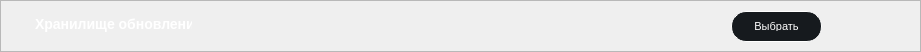
      <widget class="QFrame" name="frame_StorageUpdate">
       <property name="geometry">
        <rect>
         <x>10</x>
         <y>214</y>
         <width>921</width>
         <height>45</height>
        </rect>
       </property>
       <property name="maximumSize">
        <size>
         <width>16777215</width>
         <height>45</height>
        </size>
       </property>
       <property name="styleSheet">
        <string notr="true">/* styles.qss */

#frame_StorageUpdate {
    background-color: #161A1E;
    border-radius: 15px; /* Установите значение по вашему усмотрению для достижения овальной формы */
}
</string>
       </property>
       <property name="frameShape">
        <enum>QFrame::StyledPanel</enum>
       </property>
       <property name="frameShadow">
        <enum>QFrame::Raised</enum>
       </property>
       <layout class="QHBoxLayout" name="horizontalLayout_5">
        <property name="spacing">
         <number>0</number>
        </property>
        <property name="leftMargin">
         <number>0</number>
        </property>
        <property name="topMargin">
         <number>0</number>
        </property>
        <property name="rightMargin">
         <number>0</number>
        </property>
        <property name="bottomMargin">
         <number>0</number>
        </property>
        <item>
         <widget class="QFrame" name="frame_StorageUpdate_2">
          <property name="minimumSize">
           <size>
            <width>0</width>
            <height>50</height>
           </size>
          </property>
          <property name="styleSheet">
           <string notr="true">background-color: transparent;</string>
          </property>
          <property name="frameShape">
           <enum>QFrame::StyledPanel</enum>
          </property>
          <property name="frameShadow">
           <enum>QFrame::Raised</enum>
          </property>
          <widget class="QLabel" name="labelStorageUpdate">
           <property name="geometry">
            <rect>
             <x>579</x>
             <y>10</y>
             <width>131</width>
             <height>31</height>
            </rect>
           </property>
           <property name="sizePolicy">
            <sizepolicy hsizetype="Preferred" vsizetype="Preferred">
             <horstretch>70</horstretch>
             <verstretch>30</verstretch>
            </sizepolicy>
           </property>
           <property name="minimumSize">
            <size>
             <width>70</width>
             <height>30</height>
            </size>
           </property>
           <property name="styleSheet">
            <string notr="true">color: white; /* Установите цвет текста в белый */
font-size: 14px; /* Установите размер шрифта в 14 пикселей */
font-family: &quot;Times New Roman&quot;; /* Установите тип шрифта по вашему выбору */
font-weight: bold; /* Установите жирность шрифта (если нужно) */
margin-top: 5px; /* Опустить текст на 10 пикселей вниз */</string>
           </property>
           <property name="text">
            <string/>
           </property>
          </widget>
          <widget class="QPushButton" name="pushStorageUpdate">
           <property name="geometry">
            <rect>
             <x>730</x>
             <y>10</y>
             <width>91</width>
             <height>31</height>
            </rect>
           </property>
           <property name="minimumSize">
            <size>
             <width>91</width>
             <height>31</height>
            </size>
           </property>
           <property name="maximumSize">
            <size>
             <width>91</width>
             <height>31</height>
            </size>
           </property>
           <property name="baseSize">
            <size>
             <width>0</width>
             <height>0</height>
            </size>
           </property>
           <property name="styleSheet">
            <string notr="true">/* styles.qss */

QPushButton {
    background-color: #161A1E;
    border-radius: 15px;
    color: white; /* Установите цвет текста */
    font-size: 11px; /* Установите размер шрифта */
    padding: 10px 20px; /* Установите отступы */
    border: 1px solid white; /* Уменьшаем толщину обводки до 1 пикселя */
}

QPushButton:hover {
    background-color: #2C3236;
    transition: background-color 0.3s ease;
}
</string>
           </property>
           <property name="text">
            <string>Выбрать</string>
           </property>
          </widget>
          <widget class="QLabel" name="labelTextStorageUpdate">
           <property name="geometry">
            <rect>
             <x>30</x>
             <y>10</y>
             <width>161</width>
             <height>21</height>
            </rect>
           </property>
           <property name="styleSheet">
            <string notr="true">/* styles.qss */

QLabel {
    color: white; /* Установите цвет текста в белый */
    font-size: 14px; /* Установите размер шрифта в 14 пикселей */
    font-family: &quot;Times New Roman&quot;; /* Установите тип шрифта по вашему выбору */
    font-weight: bold; /* Установите жирность шрифта (если нужно) */
    margin-top: 5px; /* Опустить текст на 10 пикселей вниз */
}
</string>
           </property>
           <property name="text">
            <string>Хранилище обновлений</string>
           </property>
          </widget>
         </widget>
        </item>
       </layout>
      </widget>
